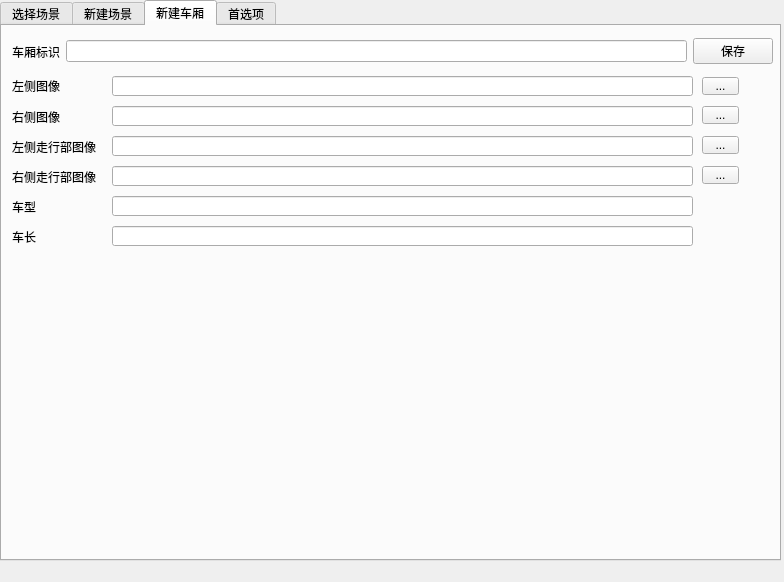
<?xml version="1.0" encoding="UTF-8"?>
<ui version="4.0">
 <class>Form</class>
 <widget class="QWidget" name="Form">
  <property name="geometry">
   <rect>
    <x>0</x>
    <y>0</y>
    <width>784</width>
    <height>582</height>
   </rect>
  </property>
  <property name="sizePolicy">
   <sizepolicy hsizetype="Preferred" vsizetype="Preferred">
    <horstretch>0</horstretch>
    <verstretch>0</verstretch>
   </sizepolicy>
  </property>
  <property name="minimumSize">
   <size>
    <width>784</width>
    <height>582</height>
   </size>
  </property>
  <property name="maximumSize">
   <size>
    <width>784</width>
    <height>582</height>
   </size>
  </property>
  <property name="windowTitle">
   <string>自动化测试平台</string>
  </property>
  <widget class="QTabWidget" name="tabWidget">
   <property name="geometry">
    <rect>
     <x>0</x>
     <y>0</y>
     <width>781</width>
     <height>561</height>
    </rect>
   </property>
   <property name="currentIndex">
    <number>2</number>
   </property>
   <widget class="QWidget" name="tab">
    <attribute name="title">
     <string>选择场景</string>
    </attribute>
    <widget class="QLabel" name="label">
     <property name="geometry">
      <rect>
       <x>80</x>
       <y>41</y>
       <width>71</width>
       <height>16</height>
      </rect>
     </property>
     <property name="text">
      <string>执行场景列表</string>
     </property>
    </widget>
    <widget class="QPushButton" name="btStart">
     <property name="geometry">
      <rect>
       <x>630</x>
       <y>16</y>
       <width>131</width>
       <height>20</height>
      </rect>
     </property>
     <property name="text">
      <string>开始</string>
     </property>
    </widget>
    <widget class="QListWidget" name="lstInfo">
     <property name="geometry">
      <rect>
       <x>220</x>
       <y>70</y>
       <width>541</width>
       <height>451</height>
      </rect>
     </property>
    </widget>
    <widget class="QLabel" name="label_10">
     <property name="geometry">
      <rect>
       <x>220</x>
       <y>16</y>
       <width>54</width>
       <height>20</height>
      </rect>
     </property>
     <property name="text">
      <string>工作模式</string>
     </property>
    </widget>
    <widget class="QComboBox" name="cbWorkMode">
     <property name="geometry">
      <rect>
       <x>280</x>
       <y>16</y>
       <width>111</width>
       <height>20</height>
      </rect>
     </property>
     <item>
      <property name="text">
       <string>服务器和客户端</string>
      </property>
     </item>
     <item>
      <property name="text">
       <string>服务器</string>
      </property>
     </item>
     <item>
      <property name="text">
       <string>客户端</string>
      </property>
     </item>
    </widget>
    <widget class="QCheckBox" name="cbLoop">
     <property name="geometry">
      <rect>
       <x>570</x>
       <y>17</y>
       <width>51</width>
       <height>19</height>
      </rect>
     </property>
     <property name="text">
      <string>循环</string>
     </property>
    </widget>
    <widget class="QLabel" name="label_11">
     <property name="geometry">
      <rect>
       <x>410</x>
       <y>16</y>
       <width>54</width>
       <height>20</height>
      </rect>
     </property>
     <property name="text">
      <string>线路模式</string>
     </property>
    </widget>
    <widget class="QComboBox" name="cbLineMode">
     <property name="geometry">
      <rect>
       <x>470</x>
       <y>16</y>
       <width>81</width>
       <height>20</height>
      </rect>
     </property>
     <item>
      <property name="text">
       <string>单线单向</string>
      </property>
     </item>
     <item>
      <property name="text">
       <string>单线双向</string>
      </property>
     </item>
     <item>
      <property name="text">
       <string>双线单向</string>
      </property>
     </item>
    </widget>
    <widget class="QLineEdit" name="txtServerIP">
     <property name="geometry">
      <rect>
       <x>280</x>
       <y>41</y>
       <width>111</width>
       <height>20</height>
      </rect>
     </property>
    </widget>
    <widget class="QLabel" name="label_13">
     <property name="geometry">
      <rect>
       <x>220</x>
       <y>40</y>
       <width>54</width>
       <height>20</height>
      </rect>
     </property>
     <property name="text">
      <string>服务器IP</string>
     </property>
    </widget>
    <widget class="QLabel" name="label_14">
     <property name="geometry">
      <rect>
       <x>400</x>
       <y>40</y>
       <width>61</width>
       <height>20</height>
      </rect>
     </property>
     <property name="text">
      <string>服务器端口</string>
     </property>
    </widget>
    <widget class="QLineEdit" name="txtServerPort">
     <property name="geometry">
      <rect>
       <x>470</x>
       <y>41</y>
       <width>81</width>
       <height>20</height>
      </rect>
     </property>
    </widget>
    <widget class="QTreeWidget" name="trChooseCase">
     <property name="geometry">
      <rect>
       <x>30</x>
       <y>70</y>
       <width>171</width>
       <height>451</height>
      </rect>
     </property>
     <column>
      <property name="text">
       <string>场景名称</string>
      </property>
     </column>
    </widget>
    <widget class="QCheckBox" name="cbCross">
     <property name="geometry">
      <rect>
       <x>570</x>
       <y>40</y>
       <width>61</width>
       <height>19</height>
      </rect>
     </property>
     <property name="toolTip">
      <string>勾选将加入交错车逻辑判断</string>
     </property>
     <property name="whatsThis">
      <string/>
     </property>
     <property name="text">
      <string>交错车</string>
     </property>
    </widget>
   </widget>
   <widget class="QWidget" name="tab_2">
    <attribute name="title">
     <string>新建场景</string>
    </attribute>
    <widget class="QWidget" name="horizontalLayoutWidget_2">
     <property name="geometry">
      <rect>
       <x>10</x>
       <y>10</y>
       <width>761</width>
       <height>31</height>
      </rect>
     </property>
     <layout class="QHBoxLayout" name="horizontalLayout_2">
      <item>
       <widget class="QLabel" name="label_12">
        <property name="text">
         <string>场景标识</string>
        </property>
       </widget>
      </item>
      <item>
       <widget class="QLineEdit" name="txtCaseName"/>
      </item>
      <item>
       <widget class="QPushButton" name="btnSaveNewCase">
        <property name="text">
         <string>保存</string>
        </property>
       </widget>
      </item>
     </layout>
    </widget>
    <widget class="QWidget" name="gridLayoutWidget">
     <property name="geometry">
      <rect>
       <x>10</x>
       <y>300</y>
       <width>761</width>
       <height>231</height>
      </rect>
     </property>
     <layout class="QGridLayout" name="gridLayout">
      <item row="1" column="0">
       <widget class="QTreeWidget" name="trXX">
        <column>
         <property name="text">
          <string>下行</string>
         </property>
        </column>
        <column>
         <property name="text">
          <string>速度</string>
         </property>
        </column>
        <column>
         <property name="text">
          <string>编码</string>
         </property>
        </column>
        <column>
         <property name="text">
          <string>来车方向</string>
         </property>
        </column>
        <column>
         <property name="text">
          <string>图片优先</string>
         </property>
        </column>
        <column>
         <property name="text">
          <string>车厢标识</string>
         </property>
        </column>
        <column>
         <property name="text">
          <string>车头标识</string>
         </property>
        </column>
        <column>
         <property name="text">
          <string>车尾标识</string>
         </property>
        </column>
       </widget>
      </item>
     </layout>
    </widget>
    <widget class="QWidget" name="gridLayoutWidget_2">
     <property name="geometry">
      <rect>
       <x>10</x>
       <y>50</y>
       <width>761</width>
       <height>241</height>
      </rect>
     </property>
     <layout class="QGridLayout" name="gridLayout_2">
      <item row="0" column="0">
       <widget class="QTreeWidget" name="trSX">
        <column>
         <property name="text">
          <string>上行</string>
         </property>
        </column>
        <column>
         <property name="text">
          <string>速度</string>
         </property>
        </column>
        <column>
         <property name="text">
          <string>编码</string>
         </property>
        </column>
        <column>
         <property name="text">
          <string>来车方向</string>
         </property>
        </column>
        <column>
         <property name="text">
          <string>图片优先</string>
         </property>
        </column>
        <column>
         <property name="text">
          <string>车厢标识</string>
         </property>
        </column>
        <column>
         <property name="text">
          <string>车头标识</string>
         </property>
        </column>
        <column>
         <property name="text">
          <string>车尾标识</string>
         </property>
        </column>
       </widget>
      </item>
     </layout>
    </widget>
   </widget>
   <widget class="QWidget" name="tab_3">
    <attribute name="title">
     <string>新建车厢</string>
    </attribute>
    <widget class="QWidget" name="horizontalLayoutWidget_3">
     <property name="geometry">
      <rect>
       <x>10</x>
       <y>10</y>
       <width>761</width>
       <height>31</height>
      </rect>
     </property>
     <layout class="QHBoxLayout" name="horizontalLayout_3">
      <item>
       <widget class="QLabel" name="label_3">
        <property name="text">
         <string>车厢标识</string>
        </property>
       </widget>
      </item>
      <item>
       <widget class="QLineEdit" name="txtCarName"/>
      </item>
      <item>
       <widget class="QPushButton" name="btSaveCar">
        <property name="text">
         <string>保存</string>
        </property>
       </widget>
      </item>
     </layout>
    </widget>
    <widget class="QLabel" name="label_4">
     <property name="geometry">
      <rect>
       <x>10</x>
       <y>50</y>
       <width>60</width>
       <height>20</height>
      </rect>
     </property>
     <property name="text">
      <string>左侧图像</string>
     </property>
    </widget>
    <widget class="QLabel" name="label_5">
     <property name="geometry">
      <rect>
       <x>10</x>
       <y>80</y>
       <width>50</width>
       <height>21</height>
      </rect>
     </property>
     <property name="text">
      <string>右侧图像</string>
     </property>
    </widget>
    <widget class="QLabel" name="label_6">
     <property name="geometry">
      <rect>
       <x>10</x>
       <y>110</y>
       <width>90</width>
       <height>21</height>
      </rect>
     </property>
     <property name="text">
      <string>左侧走行部图像</string>
     </property>
    </widget>
    <widget class="QLabel" name="label_7">
     <property name="geometry">
      <rect>
       <x>10</x>
       <y>140</y>
       <width>90</width>
       <height>21</height>
      </rect>
     </property>
     <property name="text">
      <string>右侧走行部图像</string>
     </property>
    </widget>
    <widget class="QLineEdit" name="txtLeftImage">
     <property name="geometry">
      <rect>
       <x>110</x>
       <y>50</y>
       <width>581</width>
       <height>20</height>
      </rect>
     </property>
    </widget>
    <widget class="QLineEdit" name="txtRightImage">
     <property name="geometry">
      <rect>
       <x>110</x>
       <y>80</y>
       <width>581</width>
       <height>20</height>
      </rect>
     </property>
    </widget>
    <widget class="QLineEdit" name="txtLeftWheelImage">
     <property name="geometry">
      <rect>
       <x>110</x>
       <y>110</y>
       <width>581</width>
       <height>20</height>
      </rect>
     </property>
    </widget>
    <widget class="QLineEdit" name="txtRightWheelImage">
     <property name="geometry">
      <rect>
       <x>110</x>
       <y>140</y>
       <width>581</width>
       <height>20</height>
      </rect>
     </property>
    </widget>
    <widget class="QLineEdit" name="txtCarKind">
     <property name="geometry">
      <rect>
       <x>110</x>
       <y>170</y>
       <width>581</width>
       <height>20</height>
      </rect>
     </property>
    </widget>
    <widget class="QLabel" name="label_8">
     <property name="geometry">
      <rect>
       <x>10</x>
       <y>170</y>
       <width>31</width>
       <height>21</height>
      </rect>
     </property>
     <property name="text">
      <string>车型</string>
     </property>
    </widget>
    <widget class="QLineEdit" name="txtCarLength">
     <property name="geometry">
      <rect>
       <x>110</x>
       <y>200</y>
       <width>581</width>
       <height>20</height>
      </rect>
     </property>
    </widget>
    <widget class="QLabel" name="label_9">
     <property name="geometry">
      <rect>
       <x>10</x>
       <y>200</y>
       <width>31</width>
       <height>21</height>
      </rect>
     </property>
     <property name="text">
      <string>车长</string>
     </property>
    </widget>
    <widget class="QToolButton" name="toolButton">
     <property name="geometry">
      <rect>
       <x>700</x>
       <y>51</y>
       <width>37</width>
       <height>18</height>
      </rect>
     </property>
     <property name="text">
      <string>...</string>
     </property>
    </widget>
    <widget class="QToolButton" name="toolButton_2">
     <property name="geometry">
      <rect>
       <x>700</x>
       <y>80</y>
       <width>37</width>
       <height>18</height>
      </rect>
     </property>
     <property name="text">
      <string>...</string>
     </property>
    </widget>
    <widget class="QToolButton" name="toolButton_3">
     <property name="geometry">
      <rect>
       <x>700</x>
       <y>110</y>
       <width>37</width>
       <height>18</height>
      </rect>
     </property>
     <property name="text">
      <string>...</string>
     </property>
    </widget>
    <widget class="QToolButton" name="toolButton_4">
     <property name="geometry">
      <rect>
       <x>700</x>
       <y>140</y>
       <width>37</width>
       <height>18</height>
      </rect>
     </property>
     <property name="text">
      <string>...</string>
     </property>
    </widget>
   </widget>
   <widget class="QWidget" name="tab_4">
    <attribute name="title">
     <string>首选项</string>
    </attribute>
    <widget class="QLabel" name="label_2">
     <property name="geometry">
      <rect>
       <x>90</x>
       <y>24</y>
       <width>54</width>
       <height>12</height>
      </rect>
     </property>
     <property name="text">
      <string>上行IP</string>
     </property>
    </widget>
    <widget class="QLineEdit" name="txtSXIP">
     <property name="geometry">
      <rect>
       <x>160</x>
       <y>20</y>
       <width>113</width>
       <height>20</height>
      </rect>
     </property>
    </widget>
    <widget class="QLineEdit" name="txtXXIP">
     <property name="geometry">
      <rect>
       <x>160</x>
       <y>50</y>
       <width>113</width>
       <height>20</height>
      </rect>
     </property>
    </widget>
    <widget class="QLabel" name="label_15">
     <property name="geometry">
      <rect>
       <x>90</x>
       <y>54</y>
       <width>54</width>
       <height>12</height>
      </rect>
     </property>
     <property name="text">
      <string>下行IP</string>
     </property>
    </widget>
    <widget class="QLineEdit" name="txtSXWheelIP">
     <property name="geometry">
      <rect>
       <x>160</x>
       <y>80</y>
       <width>113</width>
       <height>20</height>
      </rect>
     </property>
    </widget>
    <widget class="QLabel" name="label_16">
     <property name="geometry">
      <rect>
       <x>54</x>
       <y>80</y>
       <width>71</width>
       <height>20</height>
      </rect>
     </property>
     <property name="text">
      <string>上行走行部IP</string>
     </property>
    </widget>
    <widget class="QLineEdit" name="txtXXWheelIP">
     <property name="geometry">
      <rect>
       <x>160</x>
       <y>110</y>
       <width>113</width>
       <height>20</height>
      </rect>
     </property>
    </widget>
    <widget class="QLabel" name="label_17">
     <property name="geometry">
      <rect>
       <x>54</x>
       <y>111</y>
       <width>81</width>
       <height>16</height>
      </rect>
     </property>
     <property name="text">
      <string>下行走行部IP</string>
     </property>
    </widget>
    <widget class="QLineEdit" name="txtImageTransportIP">
     <property name="geometry">
      <rect>
       <x>160</x>
       <y>140</y>
       <width>113</width>
       <height>20</height>
      </rect>
     </property>
    </widget>
    <widget class="QLabel" name="label_18">
     <property name="geometry">
      <rect>
       <x>65</x>
       <y>142</y>
       <width>71</width>
       <height>16</height>
      </rect>
     </property>
     <property name="text">
      <string>传图服务IP</string>
     </property>
    </widget>
    <widget class="QLineEdit" name="txtImageTransportPort">
     <property name="geometry">
      <rect>
       <x>160</x>
       <y>172</y>
       <width>113</width>
       <height>20</height>
      </rect>
     </property>
    </widget>
    <widget class="QLabel" name="label_19">
     <property name="geometry">
      <rect>
       <x>54</x>
       <y>174</y>
       <width>71</width>
       <height>16</height>
      </rect>
     </property>
     <property name="text">
      <string>传图服务端口</string>
     </property>
    </widget>
    <widget class="QLineEdit" name="txtFreeTime">
     <property name="geometry">
      <rect>
       <x>160</x>
       <y>205</y>
       <width>113</width>
       <height>20</height>
      </rect>
     </property>
    </widget>
    <widget class="QLabel" name="label_20">
     <property name="geometry">
      <rect>
       <x>77</x>
       <y>207</y>
       <width>51</width>
       <height>16</height>
      </rect>
     </property>
     <property name="text">
      <string>空闲间隔</string>
     </property>
    </widget>
    <widget class="QPushButton" name="btSaveSetting">
     <property name="geometry">
      <rect>
       <x>690</x>
       <y>20</y>
       <width>75</width>
       <height>23</height>
      </rect>
     </property>
     <property name="text">
      <string>保存</string>
     </property>
    </widget>
   </widget>
  </widget>
 </widget>
 <resources/>
 <connections/>
</ui>
